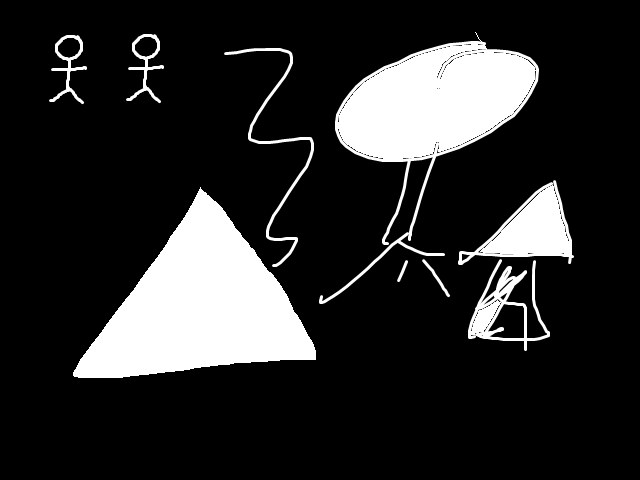
%> input picture 7/HOM2.tif, 640 x 480 px
$ octave HitOrMiss2.m   (GNU Octave 9; MATLAB toolbox functions it lacks are replaced by stand-ins)
%> lines starting %> are read from the running program, lines starting %| are printed output that depends on the picture; in (x1, y1, x2, y2) boxes, pixels count from 0 and x2, y2 are one past the last pixel; in counts of white or black regions, pixels touching at a corner belong together; the program's own positions count from 1
close all;
clear all;
a = im2bw(imread('HOM2.tif'));
%> a: size 480x640 logical; 16.5% white; 9 white regions, largest, box (x1, y1, x2, y2) and area: (73, 187, 316, 378) 23615, (319, 32, 539, 304) 18081, (458, 180, 574, 265) 4318
b = im2bw(imread('kid.tif'));
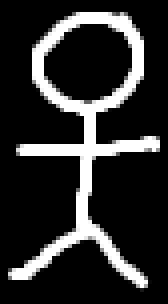
%> input picture 7/kid.tif, 42 x 76 px (shown 4 times larger)
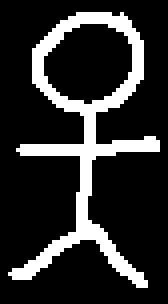
%> b: size 76x42 logical (shown 4 times larger); 18% white; 1 white region, box (x1, y1, x2, y2) and area: (2, 3, 40, 72) 574
aComplement = not(a);
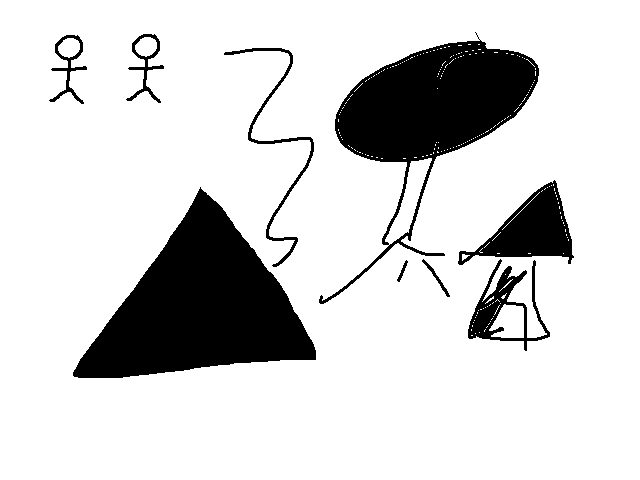
%> aComplement: size 480x640 logical; 83.5% white; 9 black regions, largest, box (x1, y1, x2, y2) and area: (73, 187, 316, 378) 23615, (319, 32, 539, 304) 18081, (458, 180, 574, 265) 4318
bComplement = not(b);
%> bComplement: size 76x42 logical; 82% white; 1 black region, box (x1, y1, x2, y2) and area: (2, 3, 40, 72) 574
c = imerode(a, b);
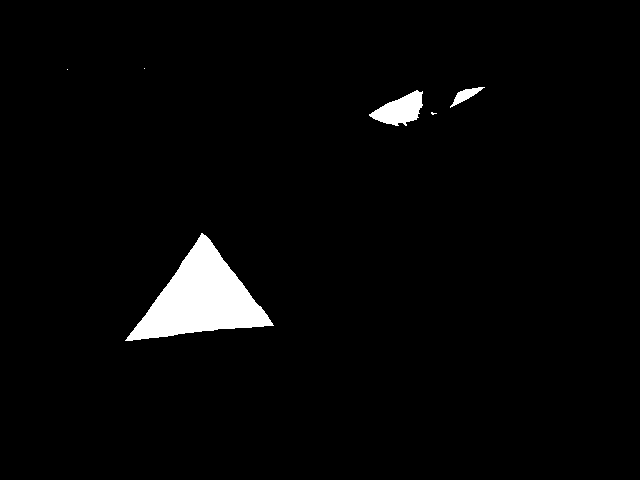
%> c: size 480x640 logical; 2.8% white; 6 white regions (3 under 20 px), largest, box (x1, y1, x2, y2) and area: (125, 233, 274, 341) 7345, (369, 90, 423, 126) 1097, (450, 87, 485, 108) 253
d = imerode(aComplement, bComplement);
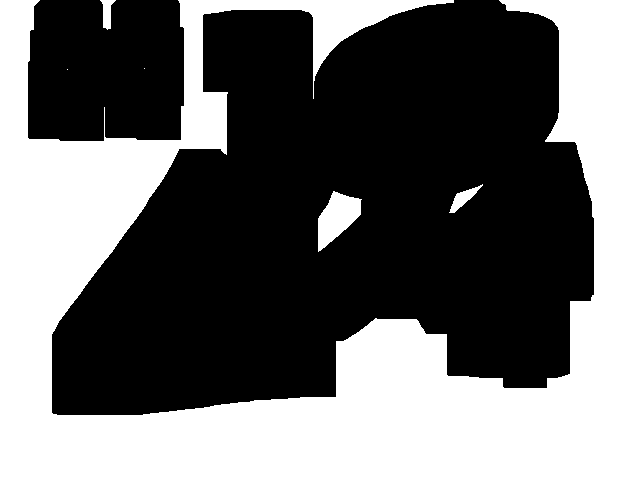
%> d: size 480x640 logical; 42.2% white; 6 white regions (2 under 20 px), largest, box (x1, y1, x2, y2) and area: (0, 0, 640, 480) 127398, (318, 191, 362, 252) 1509, (449, 184, 483, 213) 330, (100, 0, 116, 30) 252
e = c & d;
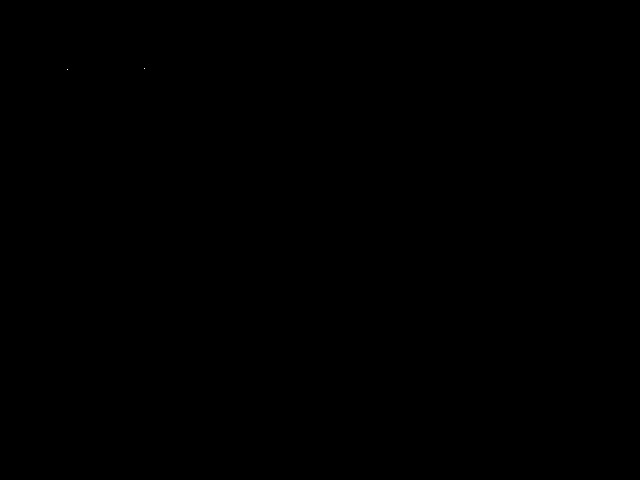
%> e: size 480x640 logical; 0% white in thin lines or dots, all inside (x1, y1, x2, y2) = (67, 68, 145, 70)

figure(1);
subplot(2, 4, 1), imshow(a);
subplot(2, 4, 2), imshow(b);
subplot(2, 4, 3), imshow(c);
subplot(2, 4, 5), imshow(aComplement);
subplot(2, 4, 6), imshow(bComplement);
subplot(2, 4, 7), imshow(d);
subplot(1, 4, 4), imshow(e);
